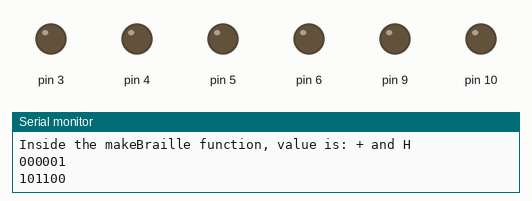
Recording of a sketch running on a simulated Arduino Uno, built with avr-gcc and run on an emulated ATmega328P. Parts: output pins drawn as LEDs (lit = HIGH), the last lines printed to the serial monitor.

Above: at 0.2 s.
At 4.2 s:
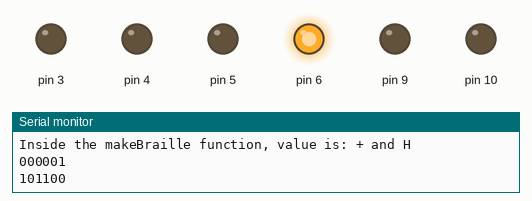
At 9.8 s:
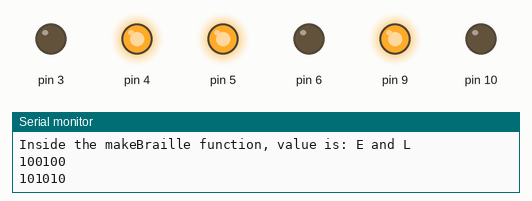
At 15.5 s:
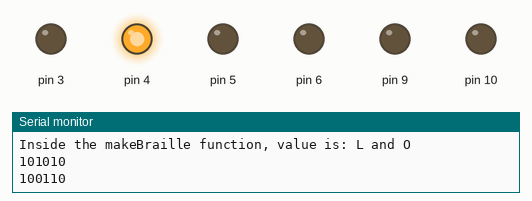
At 25.7 s:
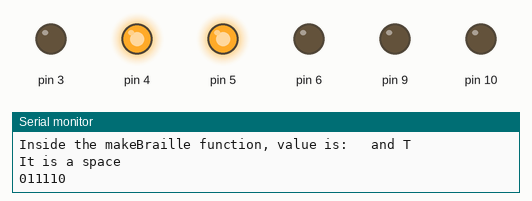
At 35.9 s:
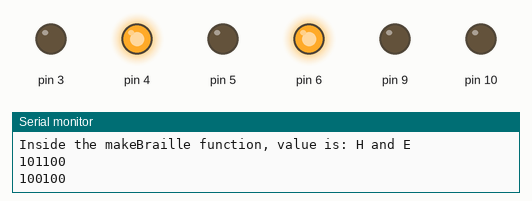
Timing chart, 0 to 40.0 s (numbered marks = the images above):
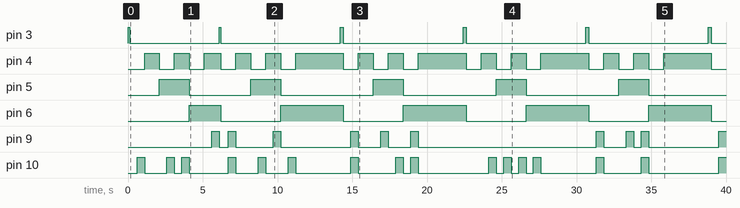

Measured:
- by itself, pin 3: goes HIGH 0.10 s, LOW 6.0 s, HIGH 0.10 s, 4 × (LOW 8.0 s, HIGH 0.20 s), then LOW
- by itself, pin 4: repeats every 8.2 s: HIGH 3.2 s, LOW 1.0 s, HIGH 1.0 s, LOW 1.0 s, HIGH 1.0 s, LOW 1.0 s
- by itself, pin 5: goes HIGH 2.0 s, LOW 4.1 s, 3 × (HIGH 2.0 s, LOW 6.2 s), HIGH 2.0 s, then LOW
- by itself, pin 6: repeats every 8.2 s: LOW 4.0 s, HIGH 4.2 s
- by itself, pin 9: LOW → HIGH at 5.6 s, → LOW 0.50 s later, → HIGH 0.60 s later, → LOW 0.50 s later, … (19 changes in this stretch)
- by itself, pin 10: LOW → HIGH at 0.60 s, → LOW 0.50 s later, → HIGH 1.5 s later, → LOW 0.50 s later, … (31 changes in this stretch)

The sketch:

StringParsed.ino
```cpp
/*
Written April 8th, 2019 by Michael Dufek
Tests the ability to parse strings into braille to display messages. Note this version cycles automatically instead of using buttons
Special thanks to Peter in England for helping troubleshoot the issues with a previous version. We didn't solve the issues, but
I appreciate his help none-the-less!
*/

int pin=0;
    char dictionary[50][9]= //Please note if you change the first value, you MUST change j to match
    {
      "A 100000", "B 101000", "C 110000", "D 110100", "E 100100", "F 111000", "G 111100", "H 101100", "I 011000", "J 011100", "K 100010",
      "L 101010", "M 110010", "N 110110", "O 100110", "P 111010", "Q 111110", "R 101110", "S 011010", "T 011110", "U 100011", "V 101011",
      "W 011101", "X 110011", "Y 110111", "Z 100111", "1 100000", "2 101000", "3 110000", "4 110100", "5 100100", "6 111000", "7 111100",
      "8 101100", "9 011000", "0 011100", ". 001101", ", 001000", ", 001000", "? 001000", "; 001010", "! 001110", "\" 001011", "- 000011",
      "' 000010", "{ 001111", "* 010111", "+ 000001"
    };
  int j=49; //Note this MUST match the size of the dictionary entries minus 1! Larger means you will run out of the array bounds, smaller means you wont search each entry!
  int i=0;
  int k=2;
  int delayValue=500;

void setup() {
  // put your setup code here, to run once:
  Serial.begin(9600);
}


//******************************************************************************************************************************************************************************


void loop() {
  // put your main code here, to run repeatedly:
 int  n=0;
  String hello = "Hello there!";
  while(n<hello.length())
  {
    if(isUpperCase(hello[n]))
    {
      Serial.println("Printing cap letter");
      makeBraille('+', hello[n]);
      n++;
     Serial.println(n);
    }
    if(isDigit(hello[n]))
    {
      Serial.println("Printing number");
      makeBraille('*', hello[n]);
      n++;
      Serial.println(n);
    }
    if(n<(hello.length()-1) && !(isUpperCase(hello[n])) && !(isDigit(hello[n])))
    {
      if(!(isUpperCase(hello[n+1])) && !(isDigit(hello[n+1])))
      {
      Serial.println("Printing 2 letters");
        makeBraille(hello[n], hello[n+1]);
        n++;
        n++;
        Serial.println(n);
      }
      else
      {
      Serial.println("Printing 1 letter and hyphon");
        makeBraille(hello[n], '-');
        n++;
        Serial.println(n);
      }
    }
    if(n==(hello.length()-1) && !(isUpperCase(hello[n])) && !(isDigit(hello[n])))
    {
      Serial.println("Printing one letter and space");
      makeBraille(hello[n], ' ');
      n++;
      Serial.println(n);
    }

    delay(2000);
    pinMode(3, OUTPUT);
    digitalWrite(3,1);
    delay(100);
    digitalWrite(3,0);
  }
}


//******************************************************************************************************************************************************************************


void makeBraille(char c, char d){
  int i=0;
  int k=2;
  int j=48;
  pinMode(pin, OUTPUT);
  pinMode(3, OUTPUT);
  pinMode(4, OUTPUT);
  pinMode(5, OUTPUT);
  pinMode(6, OUTPUT);
  pinMode(9, OUTPUT);
  pinMode(10, OUTPUT);

  digitalWrite(3,1);
  delay(100);
  digitalWrite(3,0);
  digitalWrite(9,0);
  digitalWrite(10,0);

  bool found = false;
  String value1 = "";
  String value2 = "";

  /*
  Serial.print("About to search. Found: ");
  Serial.print(found);
  Serial.print(" i: ");
  Serial.println(i);
  */

  c = charUpper(c);
  d = charUpper(d);

  Serial.print("Inside the makeBraille function, value is: ");
  Serial.print(c);
  Serial.print(" and ");
  Serial.println(d);

  //!!!!!!!!!!!!!!!!!!!!!!!!!!!!!!!!!!!!!!!!!!!!!!!!!!!Get first value
  if( c != ' ') //set up the first value
  {
  while(i<j && found==false)
  {

    if(dictionary[i][0]==c)
    {
      //Serial.println("Found letter: " + c);
       while(k<8)
       {
        value1 += dictionary[i][k];
        k++;
        found = true;
       }
     Serial.println(value1);
    }
    i++;
  }
  if(found == false)
  {
    Serial.println("This was not the char we were looking for");
    value1 = "111111";//this is the default for a character not found in the dictionary, all bumps
  }
  }
  else
  {
    Serial.println("It is a space");
    value1 = "000000";
  }

  i=0;
  k=2;
  found=false;
  //!!!!!!!!!!!!!!!!!!!!!!!!!!!!!!!!!!!!!!!!!!!!!!!!!!!Get second value
  if( d != ' ') //set up the first value
  {
  while(i<j && found==false)
  {

    if(dictionary[i][0]==d)
    {
      //Serial.println("Found letter: " + c);
       while(k<8)
       {
        value2 += dictionary[i][k];
        k++;
        found = true;
       }
     Serial.println(value2);
    }
    i++;
  }
  if(found == false)
  {
    Serial.println("This was not the char we were looking for");
    value2 = "111111";//this is the default for a character not found in the dictionary, all bumps
  }
  }
  else
  {
    Serial.println("It is a space");
    value2 = "000000";
  }
  int l = 0;

  digitalWrite(4,0);//Sets A
  digitalWrite(5,0);//Sets B
  digitalWrite(6,0);//Sets C
  delay(delayValue);
  if(value1[l]=='0'){digitalWrite(9,0);}
  else{digitalWrite(9,1);}
  if(value2[l]=='0'){digitalWrite(10,0);}
  else{digitalWrite(10,1);}
  l++;
  delay(delayValue);
  digitalWrite(9,0);//Clear output 1
  digitalWrite(10,0);//Clear output 2

  digitalWrite(4,1);
  digitalWrite(5,0);
  digitalWrite(6,0);
  delay(delayValue);
  if(value1[l]=='0'){digitalWrite(9,0);}
  else{digitalWrite(9,1);}
  if(value2[l]=='0'){digitalWrite(10,0);}
  else{digitalWrite(10,1);}
  l++;
  delay(delayValue);
  digitalWrite(9,0);
  digitalWrite(10,0);

  digitalWrite(4,0);
  digitalWrite(5,1);
  digitalWrite(6,0);
  delay(delayValue);
  if(value1[l]=='0'){digitalWrite(9,0);}
  else{digitalWrite(9,1);}
  if(value2[l]=='0'){digitalWrite(10,0);}
  else{digitalWrite(10,1);}
  l++;
  delay(delayValue);
  digitalWrite(9,0);
  digitalWrite(10,0);

  digitalWrite(4,1);
  digitalWrite(5,1);
  digitalWrite(6,0);
  delay(delayValue);
  if(value1[l]=='0'){digitalWrite(9,0);}
  else{digitalWrite(9,1);}
  if(value2[l]=='0'){digitalWrite(10,0);}
  else{digitalWrite(10,1);}
  l++;
  delay(delayValue);
  digitalWrite(9,0);
  digitalWrite(10,0);

  digitalWrite(4,0);
  digitalWrite(5,0);
  digitalWrite(6,1);
  delay(delayValue);
  if(value1[l]=='0'){digitalWrite(9,0);}
  else{digitalWrite(9,1);}
  if(value2[l]=='0'){digitalWrite(10,0);}
  else{digitalWrite(10,1);}
  l++;
  delay(delayValue);
  digitalWrite(9,0);
  digitalWrite(10,0);

  digitalWrite(4,1);
  digitalWrite(5,0);
  digitalWrite(6,1);
  delay(delayValue);
  if(value1[l]=='0'){digitalWrite(9,0);}
  else{digitalWrite(9,1);}
  if(value2[l]=='0'){digitalWrite(10,0);}
  else{digitalWrite(10,1);}
  l++;
  delay(delayValue);
  digitalWrite(9,0);
  digitalWrite(10,0);
}


//******************************************************************************************************************************************************************************


char charUpper(char c)
{
  if(c=='a'){c='A';}
  if(c=='b'){c='B';}
  if(c=='c'){c='C';}
  if(c=='d'){c='D';}
  if(c=='e'){c='E';}
  if(c=='f'){c='F';}
  if(c=='g'){c='G';}
  if(c=='h'){c='H';}
  if(c=='i'){c='I';}
  if(c=='j'){c='J';}
  if(c=='k'){c='K';}
  if(c=='l'){c='L';}
  if(c=='m'){c='M';}
  if(c=='n'){c='N';}
  if(c=='o'){c='O';}
  if(c=='p'){c='P';}
  if(c=='q'){c='Q';}
  if(c=='r'){c='R';}
  if(c=='s'){c='S';}
  if(c=='t'){c='T';}
  if(c=='u'){c='U';}
  if(c=='v'){c='V';}
  if(c=='w'){c='W';}
  if(c=='x'){c='X';}
  if(c=='y'){c='Y';}
  if(c=='z'){c='Z';}
  return(c);
}
```
